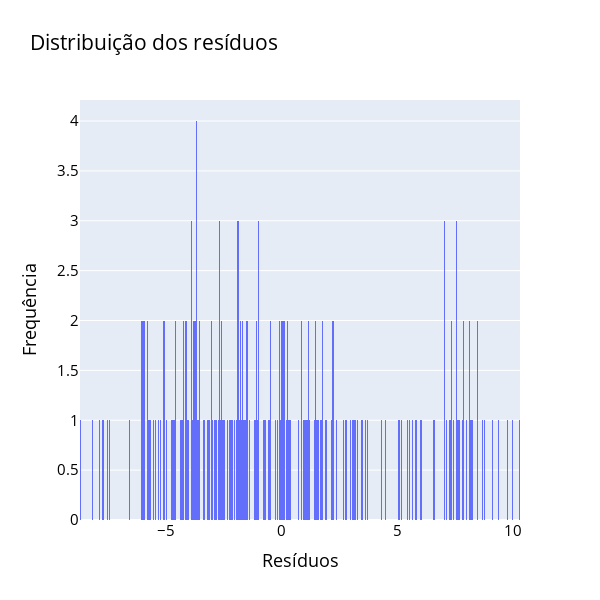

Write notebook code for a chart like this one.
### Code cell
# Analisando a distribuição dos resíduos

fig = go.Figure(data=[go.Histogram(x = df1["Residuos"], nbinsx = 500)])

fig.update_layout(height = 600, width = 600
                  , title_text = "Distribuição dos resíduos"
                  , font_color = "blue"
                  , title_font_color = "black"
                  , xaxis_title = "Resíduos"
                  , yaxis_title = "Frequência"
                  , font = dict(size = 15, color = "Black")
                 )

fig.update_layout(hovermode = "x")
fig.show()

### Figure 1 — Plotly figure (JSON) as saved in the notebook; plotly's stock layout.template omitted (floating-point values rounded to 4 significant figures; data arrays with more than 128 entries replaced by an {"elided": "..."} marker saying what was removed)
{"data": [{"nbinsx": 500, "type": "histogram", "x": {"elided": "203 float values"}}], "layout": {"font": {"color": "Black", "size": 15}, "height": 600, "hovermode": "x", "title": {"font": {"color": "black"}, "text": "Distribuição dos resíduos"}, "width": 600, "xaxis": {"title": {"text": "Resíduos"}}, "yaxis": {"title": {"text": "Frequência"}}}}
